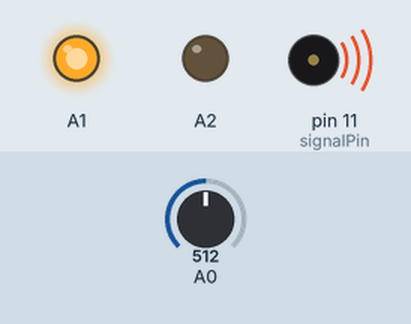
Bench run of a sketch on a simulated Arduino Uno, built with avr-gcc and run on an emulated ATmega328P. On the bench: output pins drawn as LEDs (lit = HIGH), buzzer (waves = sounding). Inputs (shaded band) come from the test bench; at power-on: A0 = 512. What the sketch prints to the serial monitor is not drawn.

Above: at 0.2 s.
Timing chart, 0 to 1.7 s (numbered marks = the images above):
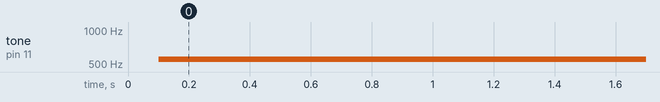

Measured:
- by itself, tone on pin 11 (signalPin): silent → 549 Hz at 0.10 s

The sketch:

frequency_test1.ino
```cpp
// Frequency Test
// Using Arduino board as frequency generator
// and watching signals on oscilloscope
// Changing frequency using potenciometer

// The 8 of April
// 2017 year, Moscow

// Created by Alex Noyanov

int pinValue = 0;   // Value from potenciometer
int signalPin = 11; // Output signal pin
int frequency;      // Output friquency
int minFrequency = 100; // Minimum frequency
int maxFrequency = 1000;// Maximum frequency

// Function for reading from potenciometer:
void ReadValue(){
  pinValue = analogRead(A0);
  delay(100);
}

void setup() {
  // put your setup code here, to run once:
  // Turn on power for potenciometer:
  Serial.begin(9600);
analogWrite(A2,0);
analogWrite(A1,1024);
}

void loop() {
  // put your main code here, to run repeatedly:
  // Read value:
  ReadValue();
  frequency = map(pinValue,2,1023,minFrequency,maxFrequency);
  tone(signalPin,frequency);
  if(pinValue == 1){
    noTone(signalPin);
  }
  Serial.println(frequency); // For testing
  delay(200);
}
```
